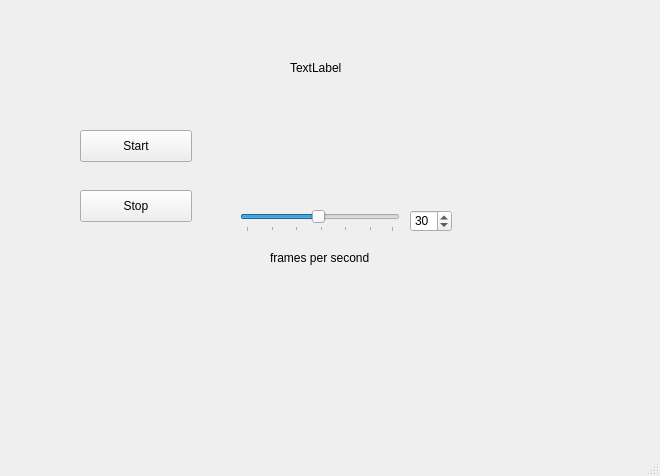
<?xml version="1.0" encoding="UTF-8"?>
<ui version="4.0">
 <class>MainWindow</class>
 <widget class="QMainWindow" name="MainWindow">
  <property name="geometry">
   <rect>
    <x>0</x>
    <y>0</y>
    <width>660</width>
    <height>476</height>
   </rect>
  </property>
  <property name="windowTitle">
   <string>MainWindow</string>
  </property>
  <widget class="QWidget" name="centralwidget">
   <widget class="QPushButton" name="Start">
    <property name="geometry">
     <rect>
      <x>80</x>
      <y>130</y>
      <width>112</width>
      <height>32</height>
     </rect>
    </property>
    <property name="text">
     <string>Start</string>
    </property>
   </widget>
   <widget class="QPushButton" name="Stop">
    <property name="geometry">
     <rect>
      <x>80</x>
      <y>190</y>
      <width>112</width>
      <height>32</height>
     </rect>
    </property>
    <property name="text">
     <string>Stop</string>
    </property>
   </widget>
   <widget class="QLabel" name="label">
    <property name="geometry">
     <rect>
      <x>290</x>
      <y>60</y>
      <width>58</width>
      <height>16</height>
     </rect>
    </property>
    <property name="text">
     <string>TextLabel</string>
    </property>
   </widget>
   <widget class="QSlider" name="hSlider">
    <property name="geometry">
     <rect>
      <x>240</x>
      <y>210</y>
      <width>160</width>
      <height>22</height>
     </rect>
    </property>
    <property name="minimum">
     <number>1</number>
    </property>
    <property name="maximum">
     <number>60</number>
    </property>
    <property name="value">
     <number>30</number>
    </property>
    <property name="orientation">
     <enum>Qt::Horizontal</enum>
    </property>
    <property name="tickPosition">
     <enum>QSlider::TicksBelow</enum>
    </property>
   </widget>
   <widget class="QSpinBox" name="spinBox">
    <property name="geometry">
     <rect>
      <x>410</x>
      <y>210</y>
      <width>42</width>
      <height>22</height>
     </rect>
    </property>
    <property name="minimum">
     <number>1</number>
    </property>
    <property name="maximum">
     <number>60</number>
    </property>
    <property name="value">
     <number>30</number>
    </property>
   </widget>
   <widget class="QLabel" name="label_2">
    <property name="geometry">
     <rect>
      <x>270</x>
      <y>250</y>
      <width>121</width>
      <height>16</height>
     </rect>
    </property>
    <property name="text">
     <string>frames per second</string>
    </property>
   </widget>
  </widget>
  <widget class="QMenuBar" name="menubar">
   <property name="geometry">
    <rect>
     <x>0</x>
     <y>0</y>
     <width>660</width>
     <height>22</height>
    </rect>
   </property>
  </widget>
  <widget class="QStatusBar" name="statusbar"/>
 </widget>
 <resources/>
 <connections>
  <connection>
   <sender>hSlider</sender>
   <signal>valueChanged(int)</signal>
   <receiver>spinBox</receiver>
   <slot>setValue(int)</slot>
   <hints>
    <hint type="sourcelabel">
     <x>386</x>
     <y>246</y>
    </hint>
    <hint type="destinationlabel">
     <x>412</x>
     <y>240</y>
    </hint>
   </hints>
  </connection>
  <connection>
   <sender>spinBox</sender>
   <signal>valueChanged(int)</signal>
   <receiver>hSlider</receiver>
   <slot>setValue(int)</slot>
   <hints>
    <hint type="sourcelabel">
     <x>426</x>
     <y>252</y>
    </hint>
    <hint type="destinationlabel">
     <x>395</x>
     <y>250</y>
    </hint>
   </hints>
  </connection>
 </connections>
</ui>
